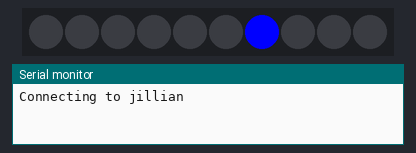
A sketch run on a simulated ESP8266 (NodeMCU). Shown: 10 RGB LEDs in strip order, left to right, the last lines printed to the serial monitor. Dim RGB values are drawn brighter than linear; WiFi joins after 1.5 s; servers stay silent unless stated; uploads are accepted with an empty reply.

Above: at 0.1 s.
At 22.9 s:
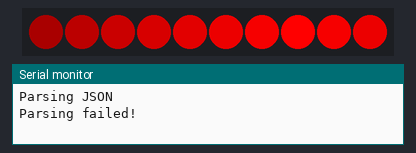
At 46.9 s:
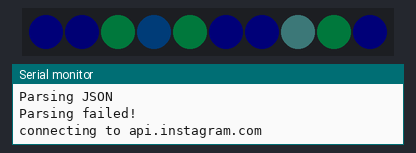
At 64.2 s:
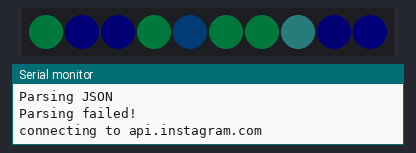
At 98.7 s:
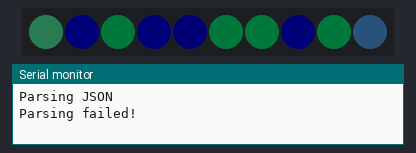
At 116.1 s:
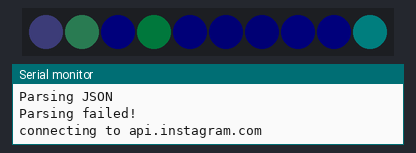

The sketch:

digital_amulet.ino
```cpp
/*
 *  Adapted from ESP8266 HTTP over TLS (HTTPS) example sketch
 *  Using FastLED to handle neopixels and ArduinoJSON to parse request result
 */
#include <FastLED.h>
#include <ArduinoJson.h>
#include <ESP8266WiFi.h>
#include <WiFiClientSecure.h>

#define NUM_LEDS 10
#define DATA_PIN 14

#define SPEED 50   // How fast the colors move.  Higher numbers = faster motion
#define STEPS 300   // How wide the bands of color are.  1 = more like a gradient, 10 = more like stripes

CRGB leds[NUM_LEDS];

int brightness;
int savedCommentsNum = 0;
bool gotNewComment = 1;
int likesValue = 300;

const char* ssid     = "jillian";
const char* password = "Xiaorbz01";

const char* host = "api.instagram.com";
const int httpsPort = 443;
// Use web browser to view and copy
// SHA1 fingerprint of the certificate
//const char* fingerprint = "22 DF E5 5A BF 3C 99 CF A2 45 DD C9 A6 4C 36 04 6B EC F0 8F";

unsigned long startMillis;
unsigned long currentMillis;
const unsigned long HTTPReqPeriod = 7000; // wait 7 seconds before making http request again

void setup() {
  Serial.begin(115200);

  FastLED.addLeds<NEOPIXEL, DATA_PIN>(leds, NUM_LEDS);

  startMillis = millis();  //initial start time

  // We start by connecting to a WiFi network

  Serial.println();
  Serial.println();
  Serial.print("Connecting to ");
  Serial.println(ssid);
  WiFi.mode(WIFI_STA);
  WiFi.begin(ssid, password);

  while (WiFi.status() != WL_CONNECTED) {
     leds[6] = CRGB::Blue;
      FastLED.show();
      delay(500);
      // Now turn the LED off, then pause
      leds[6] = CRGB::Black;
      FastLED.show();
      delay(500);
  }

  Serial.println("");
  Serial.println("WiFi connected");
  Serial.println("IP address: ");
  Serial.println(WiFi.localIP());

  doRequest();

}

void loop() {

  currentMillis = millis();  //get the current "time" (actually the number of milliseconds since the program started)

  if (currentMillis - startMillis >= HTTPReqPeriod ){  //test whether 30 seconds have passed
    doRequest();
    startMillis = millis(); // reset start time so https request is only done once
  }

  /*
   * handle neopixels
   */
  brightness = map((likesValue / 3), 0, 800, 0, 255);

  if(gotNewComment){
    colorWipe(7,6,3);
    delay(600);
    gotNewComment = false;
  }

  static uint8_t startIndex = 0;
  startIndex = startIndex + 1;

  FillLEDsFromPaletteColors(startIndex, 5, 0, false);
  FillLEDsFromPaletteColors(startIndex, 6, 9, true);
  FastLED.setBrightness(brightness);
  FastLED.delay(1000 / SPEED);
}

/* adapted from
 * https://codebender.cc/sketch:381684
 */
void FillLEDsFromPaletteColors( uint8_t colorIndex, int startLED, int endLED, bool notReverse) {
  if(notReverse){
    for( int i = startLED; i <= endLED; i++) {
      leds[i] = ColorFromPalette(OceanColors_p, colorIndex, brightness, LINEARBLEND);
      colorIndex += (STEPS / (endLED - startLED + 1));
    }
  }
  else{
    for( int i = startLED; i >= endLED; i--) {
      leds[i] = ColorFromPalette(OceanColors_p, colorIndex, brightness, LINEARBLEND);
      colorIndex += (STEPS / (startLED - endLED + 1));
    }
  }
  FastLED.show();
}

void colorWipe(int startLED, int lenLED1, int lenLED2){
    int len1 = lenLED1;
    int len2 = lenLED2;
    int count = 1;

    leds[startLED].r = 255;
    FastLED.show();
    delay(50);
    while(len1 >= 0 || len2 >= 0){
      if(len1 >= 0){
        leds[startLED-count].r = 255-(count*30);
        len1--;
      }
      if(len2 >= 0){
        leds[startLED+count].r = 255-(count*30);
        len2--;
      }
      count++;
      FastLED.show();
      delay(50);
    }
}

/*
 * function handles https request and parses json response
 * edits likesValue and gotNewComment
 */
void doRequest(){

      Serial.print("connecting to ");
      Serial.println(host);

      // Use WiFiClientSecure class to create TLS connection
      WiFiClientSecure client;
      client.setTimeout(10000);
      if (!client.connect(host, httpsPort)) {
        Serial.println("connection failed");
        return;
      }

    //  if (client.verify(fingerprint, host)) {
    //    Serial.println("certificate matches");
    //  } else {
    //    Serial.println("certificate doesn't match");
    //  }

      // We now create a URI for the request
      String url = "/v1/users/self/media/recent/?count=3&access_token=10172653.65b3c0f.a3d5dceb01624d4a9085e64d78e7480a";
      Serial.print("Requesting URL: ");
      Serial.println(url);

      // This will send the request to the server
      client.print(String("GET ") + url + " HTTP/1.1\r\n" +
                   "Host: " + host + "\r\n" +
                   "Connection: close\r\n\r\n");

      /*
       * adapted from ArduinoJSON example: https://arduinojson.org/example/http-client/
       */
      // Check HTTP status
      char status[32] = {0};
      client.readBytesUntil('\r', status, sizeof(status));
      if (strcmp(status, "HTTP/1.1 200 OK") != 0) {
        Serial.print(F("Unexpected response: "));
        Serial.println(status);
        return;
      }

      // Skip HTTP headers
      char endOfHeaders[] = "\r\n\r\n";
      if (!client.find(endOfHeaders)) {
        Serial.println(F("Invalid response"));
        return;
      }

      // Allocate JsonBuffer
      // Used arduinojson.org/assistant to compute the capacity.
      const size_t bufferSize = 5*JSON_ARRAY_SIZE(0) + JSON_ARRAY_SIZE(1) + JSON_ARRAY_SIZE(3) + 8*JSON_OBJECT_SIZE(1) + 3*JSON_OBJECT_SIZE(2) + 14*JSON_OBJECT_SIZE(3) + 11*JSON_OBJECT_SIZE(4) + 2*JSON_OBJECT_SIZE(15) + JSON_OBJECT_SIZE(16) + 7572;
      DynamicJsonBuffer jsonBuffer(bufferSize);

      // Parse JSON object
      Serial.println("Parsing JSON");

      JsonObject& root = jsonBuffer.parseObject(client);
      if (!root.success()) {
        Serial.println(F("Parsing failed!"));
        return;
      }

      JsonArray& data = root["data"];

      // calculate likes value and check for new comments for all posts returned
      // likes value is (# of likes) / (number of posts)
      int post0_likes = data[0]["likes"]["count"];
      int post1_likes = data[1]["likes"]["count"];
      int post2_likes = data[2]["likes"]["count"];
      likesValue = post0_likes + post1_likes + post2_likes;

      int post0_comments = data[0]["comments"]["count"];
      int post1_comments = data[1]["comments"]["count"];
      int post2_comments = data[2]["comments"]["count"];
      int curCommentsNum = post0_comments + post1_comments + post2_comments;

      Serial.println(likesValue);
      Serial.println(curCommentsNum);

      //compare old value of number of comments to new one
      gotNewComment = false;
      if (curCommentsNum > savedCommentsNum){
        savedCommentsNum = curCommentsNum;
        gotNewComment = true;
      }

      Serial.println(gotNewComment);

      Serial.println();
      Serial.println("closing connection");
}
```

Measured:
- what the display in image 1 shows lasts 0.6 s, from 22.9 s to 23.5 s
- what the display in image 2 shows lasts 10.3 s, from 46.8 s to 57.1 s
